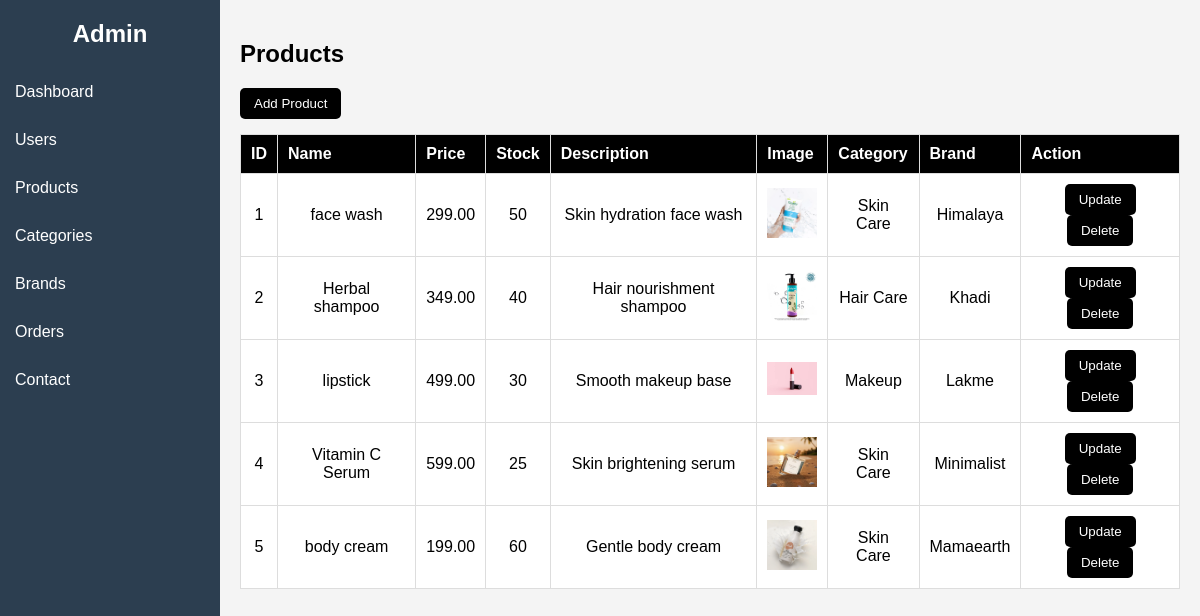
The page /admin/admin_dashboard.php?page=products on the database its author committed.
### tables this page shows
CREATE TABLE `products` (
  `product_id` int(15) NOT NULL,
  `product_name` varchar(100) NOT NULL,
  `price` decimal(10,2) NOT NULL,
  `stock` int(10) NOT NULL,
  `description` text DEFAULT NULL,
  `image` varchar(150) DEFAULT NULL,
  `category_id` int(15) NOT NULL,
  `brand_id` int(15) NOT NULL
);

CREATE TABLE `category` (
  `category_id` int(15) NOT NULL,
  `category_name` varchar(50) NOT NULL,
  `description` text DEFAULT NULL
);

CREATE TABLE `brand` (
  `brand_id` int(15) NOT NULL,
  `brand_name` varchar(50) NOT NULL,
  `description` text DEFAULT NULL
);

### admin/show_product.php (the view, shortened to what this page needs)
<!DOCTYPE html>
<html lang="en">
<head>
    <link rel="stylesheet" href="css/prod.css">
</head>
<body>
    <h2>Products</h2>
    <button onclick="document.getElementById('addProductModal').style.display='block'">Add Product</button>
    <table>
        <tr>
            <th>ID</th>
            <th>Name</th>
            <th>Price</th>
            <th>Stock</th>
            <th>Description</th>
            <th>Image</th>
            <th>Category</th>
            <th>Brand</th>
            <th>Action</th>
        </tr>
        <?php while ($row = mysqli_fetch_assoc($result)) { ?>
            <tr>
                <td><?php echo $row['product_id']; ?></td>
                <td><?php echo $row['product_name']; ?></td>
                <td><?php echo $row['price']; ?></td>
                <td><?php echo $row['stock']; ?></td>
                <td><?php echo $row['description']; ?></td>
                <td>
                    <img src="../images/<?php echo $row['image']; ?>" width="50">
                </td>
                <td><?php echo $row['category_name']; ?></td>
                <td><?php echo $row['brand_name']; ?></td>
                <td>
                    <button onclick="openEditModal(
                        <?php echo $row['product_id']; ?>,
                        '<?php echo $row['product_name']; ?>',
                        <?php echo $row['price']; ?>,
                        <?php echo $row['stock']; ?>,
                        '<?php echo $row['description']; ?>',
                        <?php echo $row['category_id']; ?>,
                        <?php echo $row['brand_id']; ?>
                    )">Update</button>
                    <button onclick="deleteProduct(<?php echo $row['product_id']; ?>)">Delete</button>
                </td>
            </tr>
        <?php } ?>
    </table>
</body>
</html>

### admin/css/desh.css (style rules this page uses)
body { font-family: Arial; margin: 0; background: #f4f4f4; }
table { width: 100%; border-collapse: collapse; background: white; }
table, th, td { border: 1px solid #ddd; }
th, td { padding: 10px; text-align: left; }
th { background: #eee; }

### admin/css/prod.css (style rules this page uses)
button { background: black; color: white; padding: 8px 14px; border: none; border-radius: 5px; cursor: pointer; }
table { width: 100%; border-collapse: collapse; margin-top: 15px; }
table th { background: black; color: white; padding: 10px; }
table td { padding: 10px; border-bottom: 1px solid #ddd; text-align: center; }

### rows shown on the page
products: product_id "1", product_name "face wash", price "299.00", stock "50", description "Skin hydration face wash", image (picture), category.category_name "Skin Care", brand.brand_name "Himalaya"
products: product_id "2", product_name "Herbal shampoo", price "349.00", stock "40", description "Hair nourishment shampoo", image (picture), category.category_name "Hair Care", brand.brand_name "Khadi"
products: product_id "3", product_name "lipstick", price "499.00", stock "30", description "Smooth makeup base", image (picture), category.category_name "Makeup", brand.brand_name "Lakme"
products: product_id "4", product_name "Vitamin C Serum", price "599.00", stock "25", description "Skin brightening serum", image (picture), category.category_name "Skin Care", brand.brand_name "Minimalist"
products: product_id "5", product_name "body cream", price "199.00", stock "60", description "Gentle body cream", image (picture), category.category_name "Skin Care", brand.brand_name "Mamaearth"
